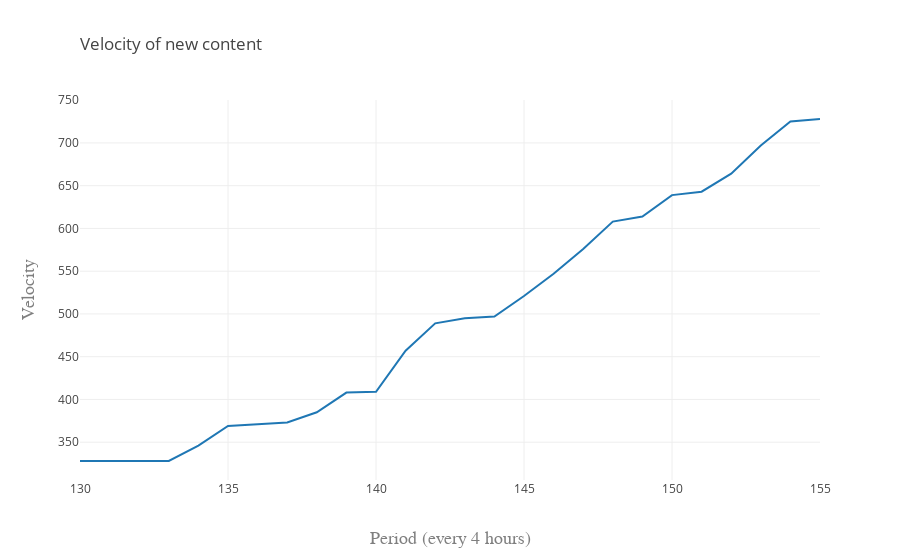

Write notebook code for a chart like this one.
### Code cell
velocity('ascensive/irc-rss-feed-bot',130,156)

### Figure 1 — Plotly figure (JSON) as saved in the notebook; plotly's stock layout.template omitted (floating-point values rounded to 4 significant figures)
{"data": [{"type": "scatter", "uid": "fc5bbd0d-0f91-4116-976c-609e3b5c8f1e", "x": [130, 131, 132, 133, 134, 135, 136, 137, 138, 139, 140, 141, 142, 143, 144, 145, 146, 147, 148, 149, 150, 151, 152, 153, 154, 155, 156], "y": [328, 328, 328, 328, 346, 369, 371, 373, 385, 408, 409, 457, 489, 495, 497, 521, 547, 576, 608, 614, 639, 643, 664, 697, 725, 728]}], "layout": {"title": {"text": "Velocity of new content", "x": 0, "xref": "paper"}, "xaxis": {"title": {"font": {"color": "#7f7f7f", "family": "Courier New, monospace", "size": 18}, "text": "Period (every 4 hours)"}}, "yaxis": {"title": {"font": {"color": "#7f7f7f", "family": "Courier New, monospace", "size": 18}, "text": "Velocity"}}}}
